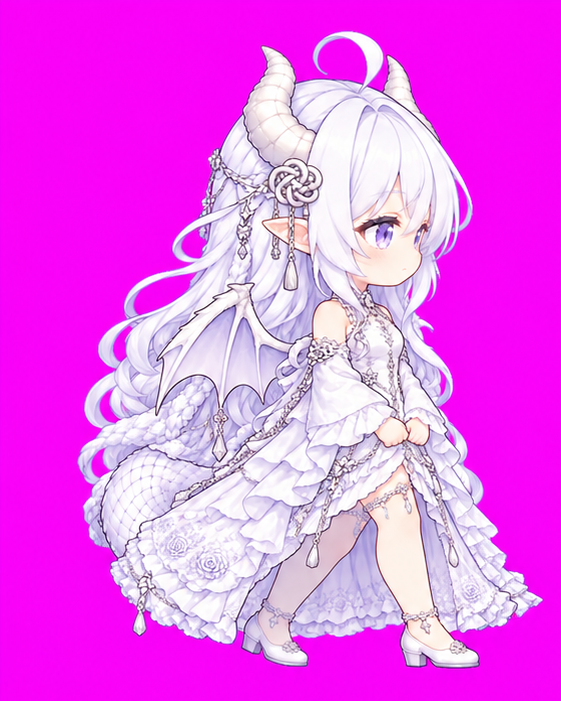
#> input picture Art/MotionV4/sources/walk-right-keys/00.png, 561 x 701 px, found by its file name
$ python guide_opposite_walk.py
#> lines starting #> are read from the running program, lines starting #| are printed output that depends on the picture; after the words box and inside, x2 and y2 are one past the last pixel; in counts of white or black regions, pixels touching at a corner belong together
"""Temporary pose sketches for imagegen; these are never rendered as assets."""
from PIL import Image,ImageDraw
from painted_pet_walk import OUT

def thick_leg(draw,points,width,colour):
    draw.line(points,fill=colour,width=width,joint='curve')
    for x,y in points:
        draw.ellipse((x-width/2,y-width/2,x+width/2,y+width/2),fill=colour)

def guides(role):
#> called with role = 'xiaobai'
    source=Image.open(OUT/role/'keys/00.png').convert('RGBA')
    outputs=[]
    for phase in range(4):
        passing=phase%2==1
        body=source.copy();mask=Image.new('L',source.size);md=ImageDraw.Draw(mask)
        if role=='dafeiyu':
            md.rectangle((130,282,258,365),fill=255)
            shoe=source.crop((179,309,246,355));anchor=(23,16)
            paths=[
                [[(180,269),(172,294),(158,324)],[(196,269),(203,294),(218,324)]],
                [[(180,269),(196,294),(205,320)],[(196,269),(196,294),(196,324)]],
                [[(180,269),(198,294),(213,324)],[(196,269),(186,294),(167,324)]],
                [[(180,269),(192,296),(202,324)],[(196,269),(206,294),(190,319)]]][phase]
            width=22
        else:
            md.polygon([(199,250),(224,250),(230,275),(239,308),(263,330),(261,356),(145,356),(147,325),(162,309),(180,284)],fill=255)
            shoe=source.crop((206,317,259,353));anchor=(20,8)
            paths=[
                [[(202,248),(190,287),(175,325)],[(220,248),(226,287),(235,325)]],
                [[(202,248),(208,287),(213,320)],[(220,248),(220,287),(215,325)]],
                [[(205,248),(225,286),(235,325)],[(220,248),(208,287),(183,325)]],
                [[(205,248),(213,285),(218,325)],[(220,248),(222,286),(204,320)]]][phase]
            width=23
        # Pet body is retained as pose guide. Its lower limbs will be repainted.
        md.rectangle((345,318,510,360),fill=255)
        body.putalpha(Image.composite(Image.new('L',body.size),body.getchannel('A'),mask))
        art=Image.new('RGBA',source.size);draw=ImageDraw.Draw(art)
        for i,points in enumerate(paths):
            thick_leg(draw,points,width,'#f2cbb2' if i==0 else '#ffe4c9')
            x,y=points[-1]
            art.alpha_composite(shoe,(x-anchor[0],y-anchor[1]))
        if role=='dafeiyu':
            legs=[[(375,304),(365,326),(356,344)],[(465,304),(478,326),(488,344)],
                  [(383,305),(391,326),(403,344)],[(455,304),(452,325),(440,344)]]
        else:
            legs=[[(395,303),(388,325),(379,343)],[(460,302),(472,325),(482,343)],
                  [(400,302),(408,326),(421,343)],[(449,302),(445,325),(434,343)]]
        if passing:
            for i,points in enumerate(legs):
                points[-1]=(points[0][0]+(-2 if i%2 else 3),342-(3 if i in [0,3] else 0))
        if phase==0:
            for points in legs:points[-1]=(round(2*points[0][0]-points[-1][0]),points[-1][1])
        for i,points in enumerate(legs):
            thick_leg(draw,points,15,'#d1b5a8' if i<2 and role=='dafeiyu' else '#cfc6e5' if i<2 else '#fff3e6' if role=='dafeiyu' else '#fcf5ff')
            x,y=points[-1];draw.ellipse((x-9,y-5,x+13,y+6),fill='#fff4ed' if role=='dafeiyu' else '#fffaff')
        art.alpha_composite(body)
        outputs.append(art)
#> this loop made 4 passes
#> pass 1, in guides, `shoe = source.crop((206, 317, 259, 353))`:
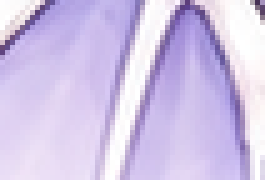
#> shoe: PIL image 53x36 RGBA (shown 5 times larger); mean R, G, B, A 209.6, 196.2, 232, 255
#> after the loop:
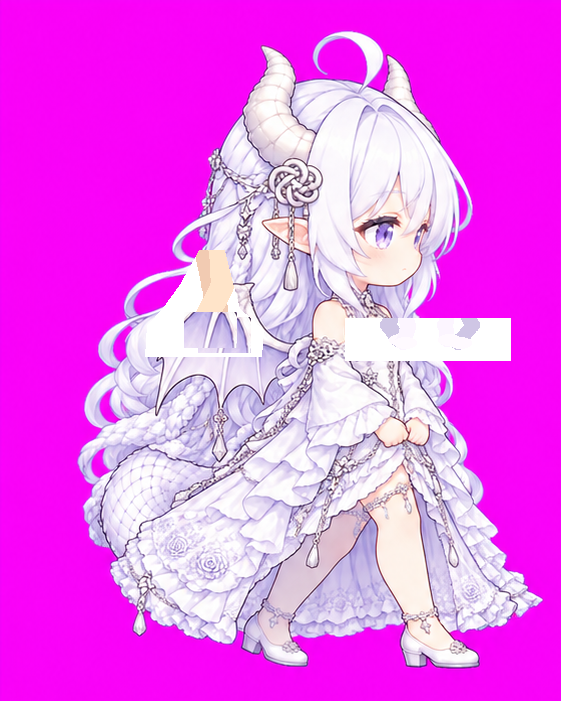
#> art: PIL image 561x701 RGBA; mean R, G, B, A 231.6, 94.5, 234.2, 249.2; transparent parts drawn white
#> after the loop:
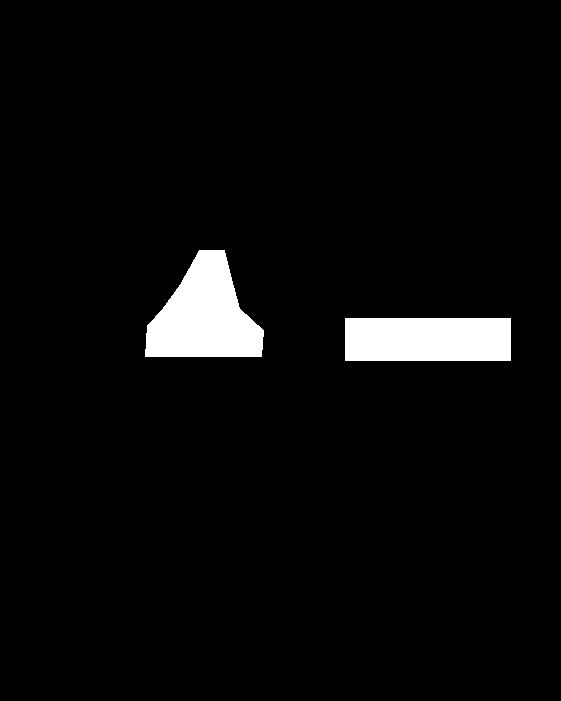
#> mask: PIL image 561x701 L; 3.9% white; 2 white regions, box (x1, y1, x2, y2) and area: (145, 250, 264, 357) 8208, (345, 318, 511, 361) 7138
#> after the loop, outputs = 4 items; points = [(449, 302), (445, 325), (447, 339)]
    sheet=Image.new('RGBA',(source.width*2,source.height*2))
#> sheet: PIL image 1122x1402 RGBA; every value is 0
    for i,art in enumerate(outputs):sheet.alpha_composite(art,((i%2)*source.width,(i//2)*source.height))
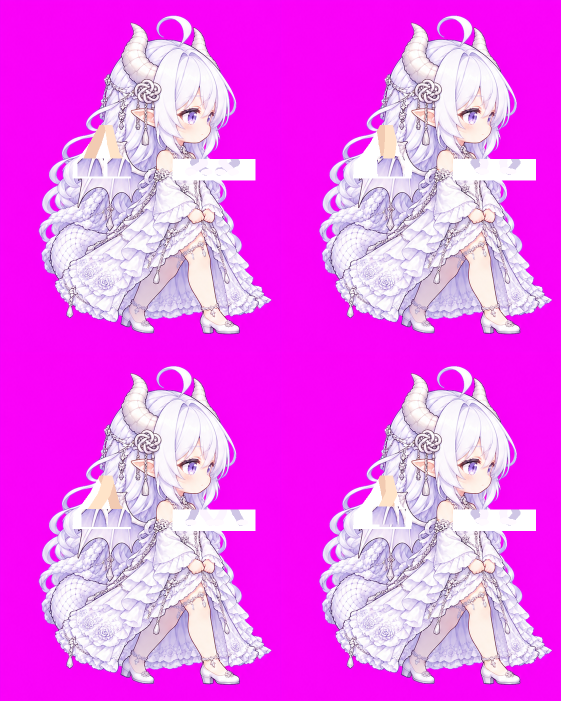
#> sheet: PIL image 1122x1402 RGBA (shown at 1/2 size); mean R, G, B, A 232.2, 95, 234.8, 249.8; transparent parts drawn white
    sheet.save(OUT/f'{role}-four-pose-guide.png')

if __name__=='__main__':
    for role in ['xiaobai','dafeiyu']:guides(role)
